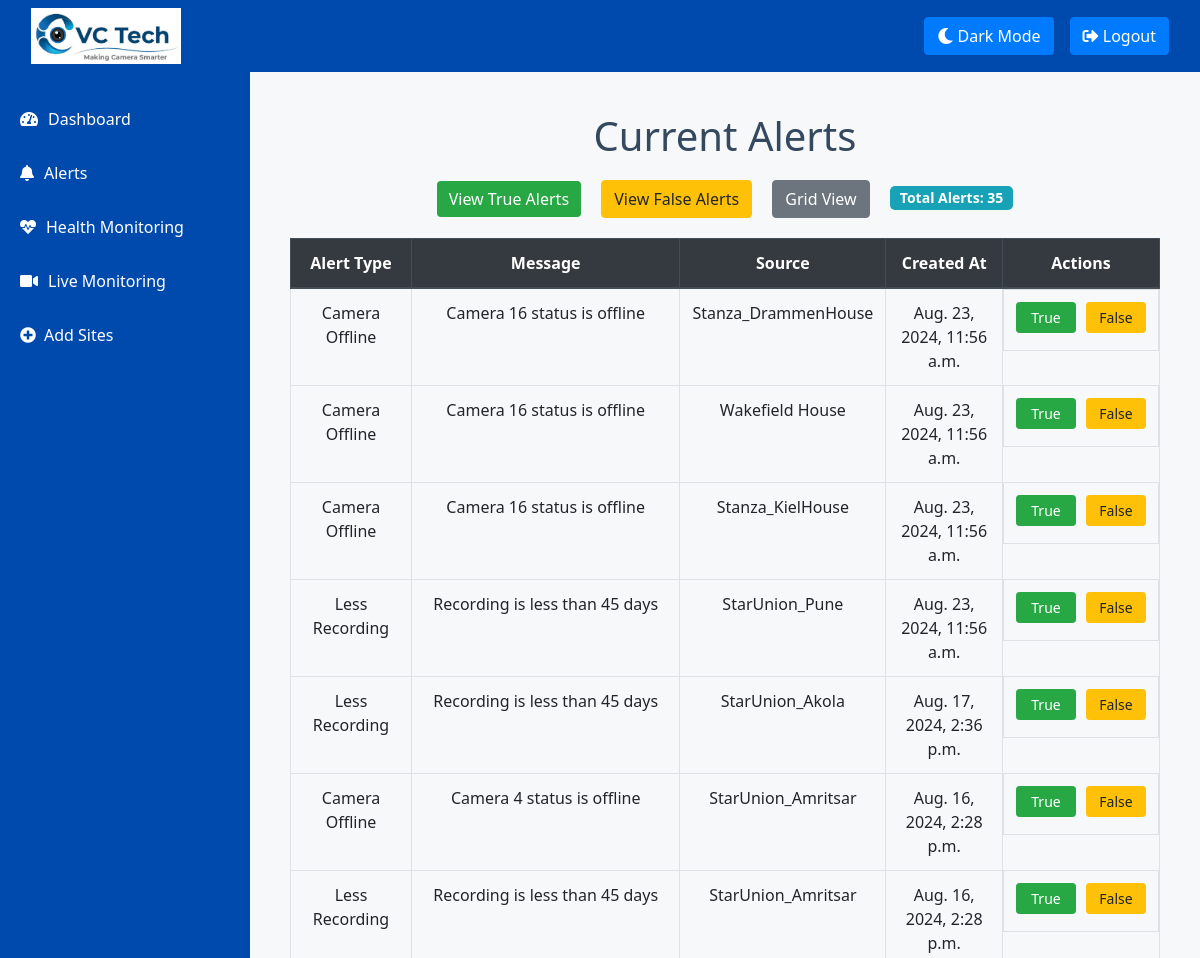
The page /HM1/alerts/ (signed in, upper part) on the database as committed earlier.
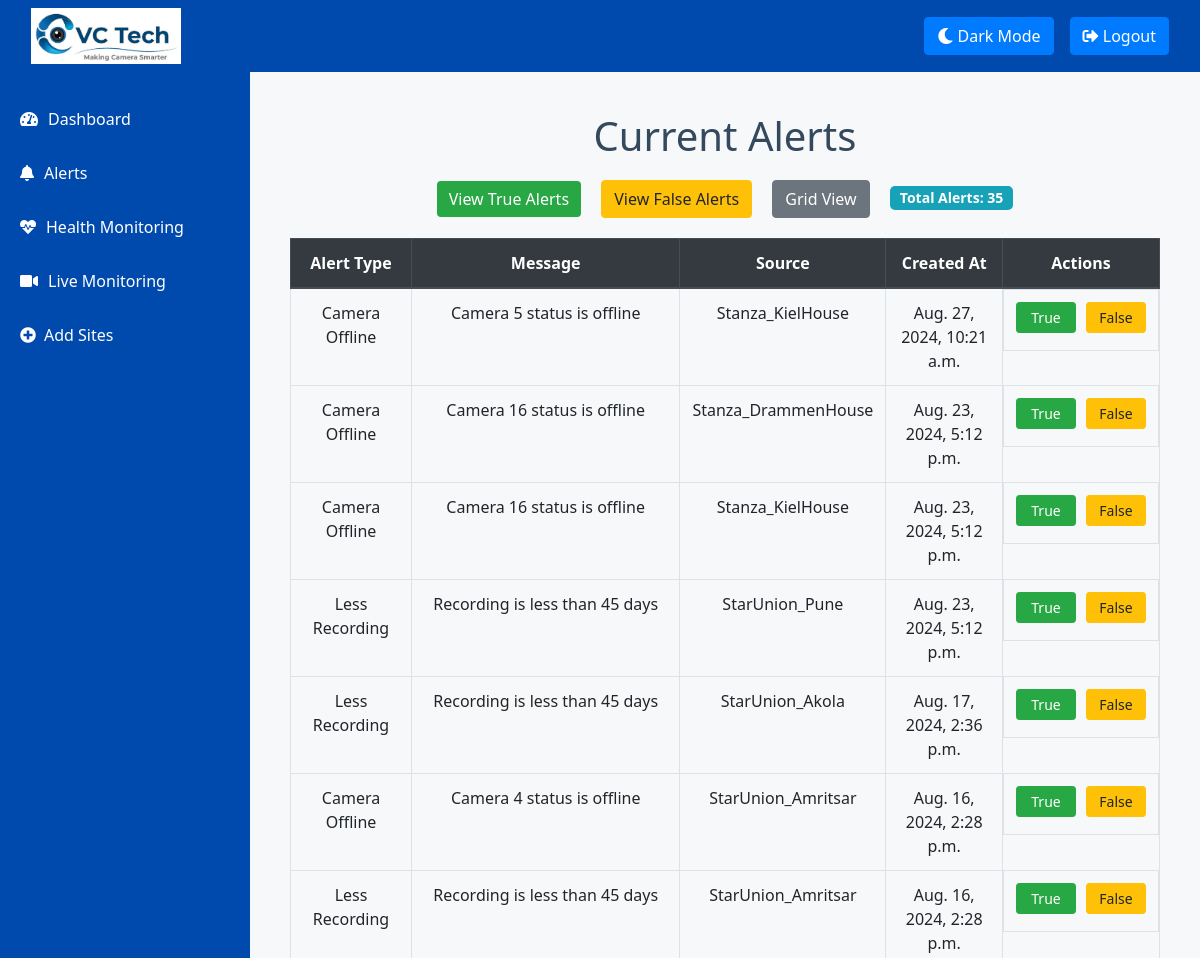
The same page on the database as committed later.
### HM1/models.py (models this page shows, shortened)
class Alert(models.Model):
    ALERT_TYPE_CHOICES = [
        ('camera', 'Camera Offline'),
        ('nvr_dvr', 'NVR/DVR Offline'),
        ('hdd', 'HDD Abnormal'),
        ('time_mismatch', 'Time Mismatch'),
        ('recording', 'Less Recording'),
    ]
    ALERT_TYPE_CHOICES_DICT = dict(ALERT_TYPE_CHOICES)
    alert_type = models.CharField(max_length=50, choices=ALERT_TYPE_CHOICES)
    message = models.TextField()
    source = models.CharField(max_length=100)
    created_at = models.DateTimeField(auto_now_add=True)
    is_resolved = models.BooleanField(default=False)
    is_dismissed = models.BooleanField(default=False)

### HM1/views.py (the view)
# urls.py: path('alerts/', views.display_alerts, name='display_alerts'),
@login_required
def display_alerts(request):
    alerts = Alert.objects.filter(is_resolved=False, is_dismissed=False).exclude(alert_type__in=['storage', 'device']).order_by('-created_at')
    total_alerts = alerts.count()  # Calculate the total number of alerts
    return render(request, 'HM1/display_alerts.html', {'alerts': alerts, 'total_alerts': total_alerts})

### HM1/templates/HM1/display_alerts.html (shortened to what this page needs)
{% extends 'base.html' %}
{% block content %}
<div class="container">
    <div class="header text-center">
        <h1>Current Alerts</h1>
        <div class="alert-controls">
            <a href="{% url 'resolved_alerts' %}" class="btn btn-true-alerts mx-2">View True Alerts</a>
            <a href="{% url 'dismissed_alerts' %}" class="btn btn-warning mx-2">View False Alerts</a>
            <button id="toggle-view" class="btn btn-secondary mx-2" onclick="toggleView()">Grid View</button>
            <span class="badge badge-info mx-2">Total Alerts: {{ total_alerts }}</span>
        </div>
    </div>
    <div id="list-view" style="display: table; margin: 0 auto;">
        <table class="table table-bordered table-hover">
            <thead class="thead-dark">
                <tr>
                    <th style="width: 15%;">Alert Type</th>
                    <th style="width: 40%;">Message</th>
                    <th style="width: 15%;">Source</th>
                    <th style="width: 15%;">Created At</th>
                    <th style="width: 15%;">Actions</th>
                </tr>
            </thead>
            <tbody>
                {% for alert in alerts %}
                <tr id="alert-{{ alert.id }}">
                    <td>{{ alert.get_alert_type_display }}</td>
                    <td class="message-column" title="{{ alert.message }}">{{ alert.message }}</td>
                    <td>{{ alert.source }}</td>
                    <td>{{ alert.created_at }}</td>
                    <td class="action-buttons">
                        <a href="javascript:void(0);" onclick="handleAlertAction('{% url 'resolve_alert' alert.id %}', {{ alert.id }})" class="btn btn-success btn-sm">True</a>
                        <a href="javascript:void(0);" onclick="handleAlertAction('{% url 'dismiss_alert' alert.id %}', {{ alert.id }})" class="btn btn-warning btn-sm">False</a>
                    </td>
                </tr>
                {% endfor %}
            </tbody>
        </table>
    </div>
</div>
<link href="https://stackpath.bootstrapcdn.com/bootstrap/4.5.2/css/bootstrap.min.css" rel="stylesheet">
{% endblock %}

Rows that differ between the two databases and show on the page:
no longer on this page (row edited): Alert: alert_type "Camera Offline", message "Camera 16 status is offline", source "Stanza_DrammenHouse", created_at "Aug. 23, 2024, 11:56 a.m."
no longer on this page (row edited): Alert: alert_type "Camera Offline", message "Camera 16 status is offline", source "Wakefield House", created_at "Aug. 23, 2024, 11:56 a.m."
no longer on this page (row edited): Alert: alert_type "Camera Offline", message "Camera 16 status is offline", source "Stanza_KielHouse", created_at "Aug. 23, 2024, 11:56 a.m."
no longer on this page (row edited): Alert: alert_type "Less Recording", message "Recording is less than 45 days", source "StarUnion_Pune", created_at "Aug. 23, 2024, 11:56 a.m."
added Alert: alert_type "Camera Offline", message "Camera 5 status is offline", source "Stanza_KielHouse", created_at "Aug. 27, 2024, 10:21 a.m."
added Alert: alert_type "Camera Offline", message "Camera 16 status is offline", source "Stanza_DrammenHouse", created_at "Aug. 23, 2024, 5:12 p.m."
added Alert: alert_type "Camera Offline", message "Camera 16 status is offline", source "Stanza_KielHouse", created_at "Aug. 23, 2024, 5:12 p.m."
added Alert: alert_type "Less Recording", message "Recording is less than 45 days", source "StarUnion_Pune", created_at "Aug. 23, 2024, 5:12 p.m."
